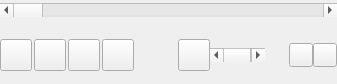
<?xml version="1.0" encoding="UTF-8"?>
<ui version="4.0">
 <class>PlayControlPage</class>
 <widget class="QWidget" name="PlayControlPage">
  <property name="geometry">
   <rect>
    <x>0</x>
    <y>0</y>
    <width>337</width>
    <height>76</height>
   </rect>
  </property>
  <property name="windowTitle">
   <string>PlayControlPage</string>
  </property>
  <layout class="QGridLayout" name="gridLayout_5">
   <property name="leftMargin">
    <number>0</number>
   </property>
   <property name="topMargin">
    <number>0</number>
   </property>
   <property name="rightMargin">
    <number>0</number>
   </property>
   <property name="bottomMargin">
    <number>0</number>
   </property>
   <property name="spacing">
    <number>0</number>
   </property>
   <item row="0" column="0">
    <layout class="QVBoxLayout" name="verticalLayout">
     <item>
      <widget class="QWidget" name="widget_3" native="true">
       <property name="minimumSize">
        <size>
         <width>0</width>
         <height>20</height>
        </size>
       </property>
       <property name="maximumSize">
        <size>
         <width>16777215</width>
         <height>20</height>
        </size>
       </property>
       <layout class="QGridLayout" name="gridLayout_6">
        <property name="leftMargin">
         <number>0</number>
        </property>
        <property name="topMargin">
         <number>0</number>
        </property>
        <property name="rightMargin">
         <number>0</number>
        </property>
        <property name="bottomMargin">
         <number>0</number>
        </property>
        <property name="spacing">
         <number>0</number>
        </property>
        <item row="0" column="0">
         <widget class="QScrollBar" name="horizontalScrollBar">
          <property name="orientation">
           <enum>Qt::Horizontal</enum>
          </property>
         </widget>
        </item>
       </layout>
      </widget>
     </item>
     <item>
      <widget class="QStackedWidget" name="stackedWidget">
       <property name="currentIndex">
        <number>1</number>
       </property>
       <widget class="QWidget" name="ctrlPage">
        <layout class="QGridLayout" name="gridLayout_4">
         <item row="0" column="0">
          <widget class="QWidget" name="widget_2" native="true">
           <layout class="QGridLayout" name="gridLayout_3">
            <item row="0" column="0">
             <widget class="QLabel" name="label">
              <property name="text">
               <string>music</string>
              </property>
              <property name="alignment">
               <set>Qt::AlignCenter</set>
              </property>
             </widget>
            </item>
           </layout>
          </widget>
         </item>
        </layout>
       </widget>
       <widget class="QWidget" name="lrcDisPlayPage">
        <layout class="QGridLayout" name="gridLayout_2">
         <property name="leftMargin">
          <number>0</number>
         </property>
         <property name="topMargin">
          <number>0</number>
         </property>
         <property name="rightMargin">
          <number>0</number>
         </property>
         <property name="bottomMargin">
          <number>0</number>
         </property>
         <property name="spacing">
          <number>0</number>
         </property>
         <item row="0" column="0">
          <widget class="QWidget" name="widget" native="true">
           <layout class="QGridLayout" name="gridLayout">
            <property name="leftMargin">
             <number>0</number>
            </property>
            <property name="topMargin">
             <number>0</number>
            </property>
            <property name="rightMargin">
             <number>0</number>
            </property>
            <property name="bottomMargin">
             <number>0</number>
            </property>
            <property name="spacing">
             <number>0</number>
            </property>
            <item row="0" column="0">
             <layout class="QHBoxLayout" name="horizontalLayout">
              <property name="spacing">
               <number>2</number>
              </property>
              <item>
               <widget class="QPushButton" name="preBtn">
                <property name="minimumSize">
                 <size>
                  <width>32</width>
                  <height>32</height>
                 </size>
                </property>
                <property name="maximumSize">
                 <size>
                  <width>32</width>
                  <height>32</height>
                 </size>
                </property>
                <property name="text">
                 <string/>
                </property>
               </widget>
              </item>
              <item>
               <widget class="QPushButton" name="playBtn">
                <property name="minimumSize">
                 <size>
                  <width>32</width>
                  <height>32</height>
                 </size>
                </property>
                <property name="maximumSize">
                 <size>
                  <width>32</width>
                  <height>32</height>
                 </size>
                </property>
                <property name="text">
                 <string/>
                </property>
               </widget>
              </item>
              <item>
               <widget class="QPushButton" name="nextBtn">
                <property name="minimumSize">
                 <size>
                  <width>32</width>
                  <height>32</height>
                 </size>
                </property>
                <property name="maximumSize">
                 <size>
                  <width>32</width>
                  <height>32</height>
                 </size>
                </property>
                <property name="text">
                 <string/>
                </property>
               </widget>
              </item>
              <item>
               <widget class="QPushButton" name="stopBtn">
                <property name="minimumSize">
                 <size>
                  <width>32</width>
                  <height>32</height>
                 </size>
                </property>
                <property name="maximumSize">
                 <size>
                  <width>32</width>
                  <height>32</height>
                 </size>
                </property>
                <property name="text">
                 <string/>
                </property>
               </widget>
              </item>
             </layout>
            </item>
            <item row="0" column="2">
             <layout class="QHBoxLayout" name="horizontalLayout_2">
              <property name="spacing">
               <number>0</number>
              </property>
              <item>
               <widget class="QPushButton" name="volumeBtn">
                <property name="minimumSize">
                 <size>
                  <width>32</width>
                  <height>32</height>
                 </size>
                </property>
                <property name="maximumSize">
                 <size>
                  <width>32</width>
                  <height>32</height>
                 </size>
                </property>
                <property name="text">
                 <string/>
                </property>
               </widget>
              </item>
              <item>
               <widget class="QScrollBar" name="horizontalScrollBar_2">
                <property name="minimumSize">
                 <size>
                  <width>55</width>
                  <height>0</height>
                 </size>
                </property>
                <property name="maximumSize">
                 <size>
                  <width>55</width>
                  <height>16777215</height>
                 </size>
                </property>
                <property name="orientation">
                 <enum>Qt::Horizontal</enum>
                </property>
               </widget>
              </item>
              <item>
               <spacer name="horizontalSpacer_2">
                <property name="orientation">
                 <enum>Qt::Horizontal</enum>
                </property>
                <property name="sizeHint" stdset="0">
                 <size>
                  <width>40</width>
                  <height>20</height>
                 </size>
                </property>
               </spacer>
              </item>
              <item>
               <widget class="QPushButton" name="addBtn">
                <property name="minimumSize">
                 <size>
                  <width>24</width>
                  <height>24</height>
                 </size>
                </property>
                <property name="maximumSize">
                 <size>
                  <width>24</width>
                  <height>24</height>
                 </size>
                </property>
                <property name="text">
                 <string/>
                </property>
               </widget>
              </item>
              <item>
               <widget class="QPushButton" name="listBtn">
                <property name="minimumSize">
                 <size>
                  <width>24</width>
                  <height>24</height>
                 </size>
                </property>
                <property name="maximumSize">
                 <size>
                  <width>24</width>
                  <height>24</height>
                 </size>
                </property>
                <property name="text">
                 <string/>
                </property>
               </widget>
              </item>
             </layout>
            </item>
            <item row="0" column="1">
             <spacer name="horizontalSpacer">
              <property name="orientation">
               <enum>Qt::Horizontal</enum>
              </property>
              <property name="sizeType">
               <enum>QSizePolicy::Expanding</enum>
              </property>
              <property name="sizeHint" stdset="0">
               <size>
                <width>60</width>
                <height>20</height>
               </size>
              </property>
             </spacer>
            </item>
           </layout>
          </widget>
         </item>
        </layout>
       </widget>
      </widget>
     </item>
    </layout>
   </item>
  </layout>
 </widget>
 <layoutdefault spacing="6" margin="11"/>
 <resources/>
 <connections/>
</ui>
